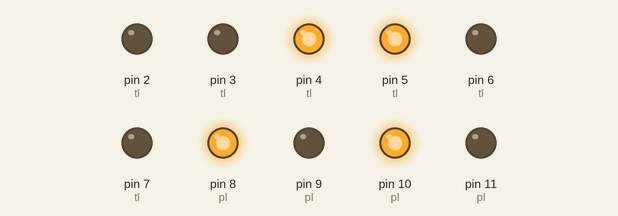
Simulated run of this sketch. Board: Arduino Uno, built with avr-gcc and run on an emulated ATmega328P. Parts: output pins drawn as LEDs (lit = HIGH).

Above: at 0.1 s.
At 8.1 s:
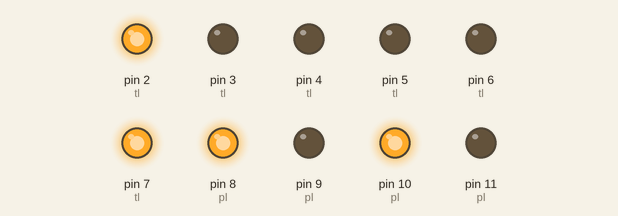
At 13.1 s:
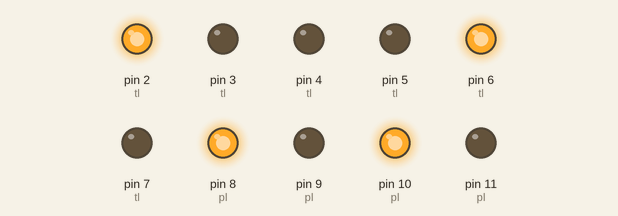
At 21.1 s:
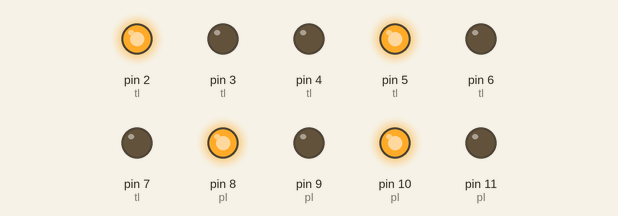
At 27.1 s:
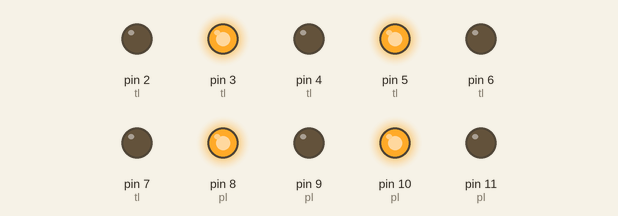
At 38.1 s:
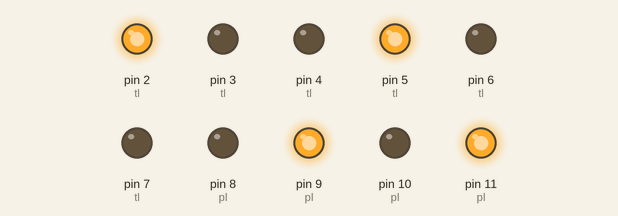
Timing chart, 0 to 39.6 s (numbered marks = the images above):
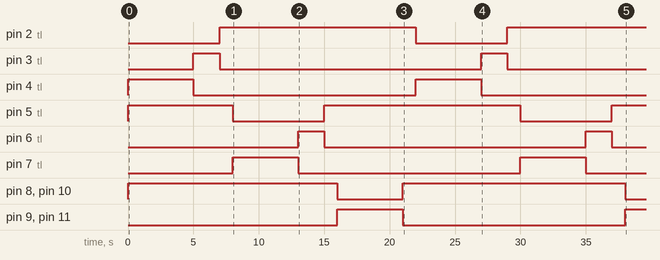

Measured:
- by itself, pin 2 (tl): LOW → HIGH at 7.0 s, → LOW 15.0 s later, → HIGH 7.0 s later
- by itself, pin 3 (tl), pin 6 (tl): alternates HIGH for 2.0 s and LOW for 20.0 s
- by itself, pin 4 (tl), pin 7 (tl): alternates HIGH for 5.0 s and LOW for 17.0 s
- by itself, pin 5 (tl): goes HIGH 8.0 s, LOW 7.0 s, HIGH 15.0 s, LOW 7.0 s, then HIGH
- by itself, pin 8 (pl), pin 10 (pl): HIGH → LOW at 16.0 s, → HIGH 5.0 s later, → LOW 17.0 s later
- by itself, pin 9 (pl), pin 11 (pl): LOW → HIGH at 16.0 s, → LOW 5.0 s later, → HIGH 17.0 s later

The sketch:

Project-1.ino
```cpp
int tl[2][3] = {{2, 3, 4}, {5, 6, 7}};  // Traffic lights: {NS: {red, yellow, green}, EW: {red, yellow, green}}
int pl[2][2] = {{8, 9}, {10, 11}};      // Pedestrian lights: {NS: {red, green}, EW: {red, green}}
int timeDelay[3] = {5000, 2000, 1000};

void setup() {
  for (int i = 0; i < 2; i++) {
    for (int j = 0; j < 3; j++) pinMode(tl[i][j], OUTPUT), digitalWrite(tl[i][j], LOW);
    for (int j = 0; j < 2; j++) pinMode(pl[i][j], OUTPUT), digitalWrite(pl[i][j], LOW), digitalWrite(pl[i][0], HIGH);
  }
}

void loop() {
  digitalWrite(tl[0][2], HIGH); digitalWrite(tl[0][0], LOW); digitalWrite(tl[1][0], HIGH); delay(timeDelay[0]);  // NS green, EW red
  digitalWrite(tl[0][2], LOW); digitalWrite(tl[0][1], HIGH); delay(timeDelay[1]);                                 // NS yellow
  digitalWrite(tl[0][1], LOW); digitalWrite(tl[0][0], HIGH); delay(timeDelay[2]);                                 // All red
  digitalWrite(tl[1][2], HIGH); digitalWrite(tl[1][0], LOW); delay(timeDelay[0]);                                 // EW green, NS red
  digitalWrite(tl[1][2], LOW); digitalWrite(tl[1][1], HIGH); delay(timeDelay[1]);                                 // EW yellow
  digitalWrite(tl[1][1], LOW); digitalWrite(tl[1][0], HIGH); delay(timeDelay[2]);                                 // All red

  digitalWrite(pl[0][0], LOW); digitalWrite(pl[0][1], HIGH); digitalWrite(pl[1][0], LOW); digitalWrite(pl[1][1], HIGH); delay(timeDelay[0]);  // NS and EW pedestrian green
  digitalWrite(pl[0][1], LOW); digitalWrite(pl[0][0], HIGH); digitalWrite(pl[1][1], LOW); digitalWrite(pl[1][0], HIGH); delay(timeDelay[2]);  // NS and EW pedestrian red
}
```
